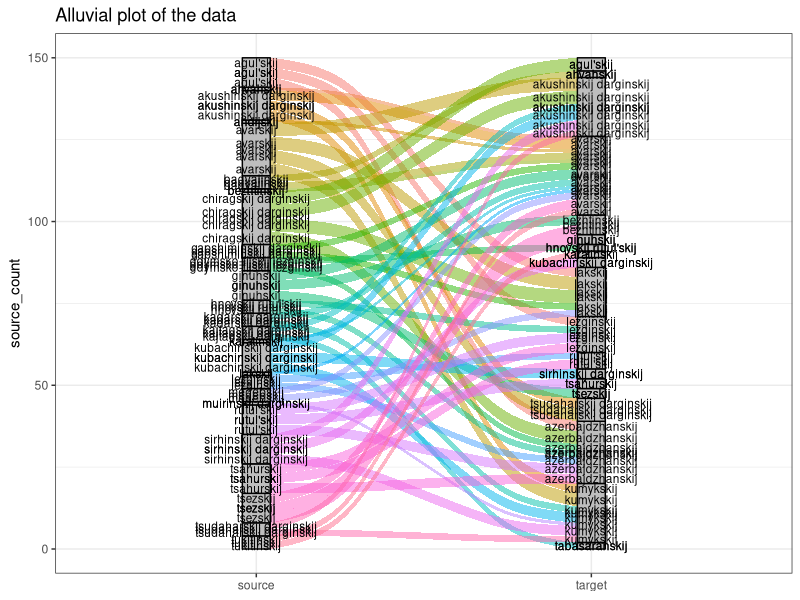

Write R code to recreate this figure.
library(tidyverse)
library(ggalluvial)

theme_set(theme_bw())

data <- read.csv('data/edges.csv')

data %>%
  filter(weight > 0) %>%
  group_by(source) %>%
  mutate(source_count = n()) %>%
  filter(weight > 0) %>%
  mutate(source = factor(source),
         target = factor(target)) %>%
  ggplot(aes(axis1 = source, axis2 = target, y = source_count)) +
  geom_alluvium(aes(fill = source), width = 1/12) +
  geom_stratum(width = 1/12, fill = 'grey') +
  geom_text(stat = 'stratum', aes(label = after_stat(stratum)), size = 3) +
  geom_text(stat = 'alluvium', aes(label = after_stat(stratum)), size = 3) +
  scale_x_discrete(limits = c('source', 'target')) +
  ggtitle('Alluvial plot of the data') +
  theme(legend.position = 'none')